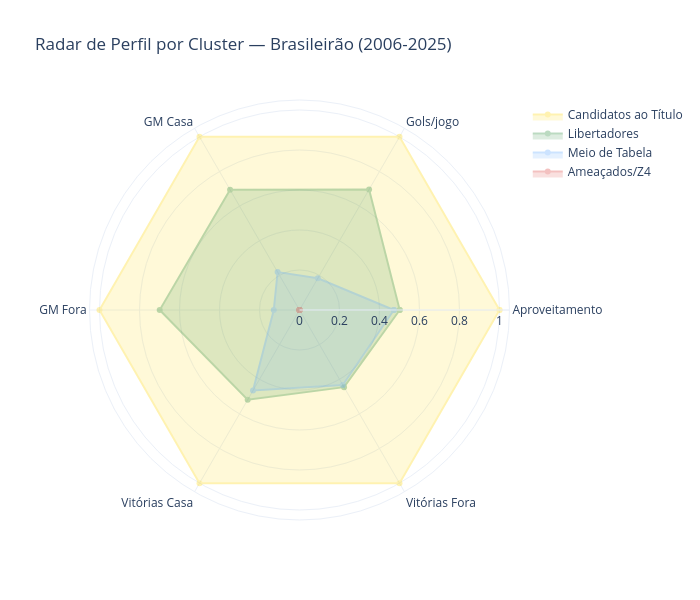

The code cell stored with this chart in its notebook:
### Code cell
# === GRÁFICO 4: RADAR POR CLUSTER ===

radar_features = ['aproveitamento', 'media_gm', 'gm_casa', 'gm_fora',
                  'vit_casa', 'vit_fora']
radar_labels = ['Aproveitamento', 'Gols/jogo', 'GM Casa', 'GM Fora',
                'Vitórias Casa', 'Vitórias Fora']

# Normalizar para 0-1
radar_data = df_metricas.groupby('perfil')[radar_features].mean()
radar_norm = (radar_data - radar_data.min()) / (radar_data.max() - radar_data.min())

fig_radar = go.Figure()

for perfil in ['Candidatos ao Título', 'Libertadores', 'Meio de Tabela', 'Ameaçados/Z4']:
    if perfil in radar_norm.index:
        vals = radar_norm.loc[perfil].values.tolist()
        vals.append(vals[0])  # fechar o polígono
        fig_radar.add_trace(go.Scatterpolar(
            r=vals,
            theta=radar_labels + [radar_labels[0]],
            name=perfil,
            line=dict(color=cluster_colors[perfil], width=2),
            fill='toself', opacity=0.3
        ))

fig_radar.update_layout(
    title='Radar de Perfil por Cluster — Brasileirão (2006-2025)',
    polar=dict(radialaxis=dict(visible=True, range=[0, 1.05])),
    template='plotly_white',
    width=700, height=600,
)

fig_radar.show()
fig_radar.write_html('../charts/cluster_radar.html', include_plotlyjs='cdn')
print('Gráfico exportado: charts/cluster_radar.html')

### Figure 1 — Plotly figure (JSON) as saved in the notebook; plotly's stock layout.template omitted (floating-point values rounded to 4 significant figures)
{"data": [{"fill": "toself", "line": {"color": "#ffd700", "width": 2}, "name": "Candidatos ao Título", "opacity": 0.3, "r": [1.0, 1.0, 1.0, 1.0, 1.0, 1.0, 1.0], "theta": ["Aproveitamento", "Gols/jogo", "GM Casa", "GM Fora", "Vitórias Casa", "Vitórias Fora", "Aproveitamento"], "type": "scatterpolar"}, {"fill": "toself", "line": {"color": "#238636", "width": 2}, "name": "Libertadores", "opacity": 0.3, "r": [0.501, 0.6959, 0.6943, 0.699, 0.5182, 0.4454, 0.501], "theta": ["Aproveitamento", "Gols/jogo", "GM Casa", "GM Fora", "Vitórias Casa", "Vitórias Fora", "Aproveitamento"], "type": "scatterpolar"}, {"fill": "toself", "line": {"color": "#58a6ff", "width": 2}, "name": "Meio de Tabela", "opacity": 0.3, "r": [0.4718, 0.1829, 0.2188, 0.1286, 0.4648, 0.4328, 0.4718], "theta": ["Aproveitamento", "Gols/jogo", "GM Casa", "GM Fora", "Vitórias Casa", "Vitórias Fora", "Aproveitamento"], "type": "scatterpolar"}, {"fill": "toself", "line": {"color": "#da3633", "width": 2}, "name": "Ameaçados/Z4", "opacity": 0.3, "r": [0.0, 0.0, 0.0, 0.0, 0.0, 0.0, 0.0], "theta": ["Aproveitamento", "Gols/jogo", "GM Casa", "GM Fora", "Vitórias Casa", "Vitórias Fora", "Aproveitamento"], "type": "scatterpolar"}], "layout": {"height": 600, "polar": {"radialaxis": {"range": [0, 1.05], "visible": true}}, "title": {"text": "Radar de Perfil por Cluster — Brasileirão (2006-2025)"}, "width": 700}}
